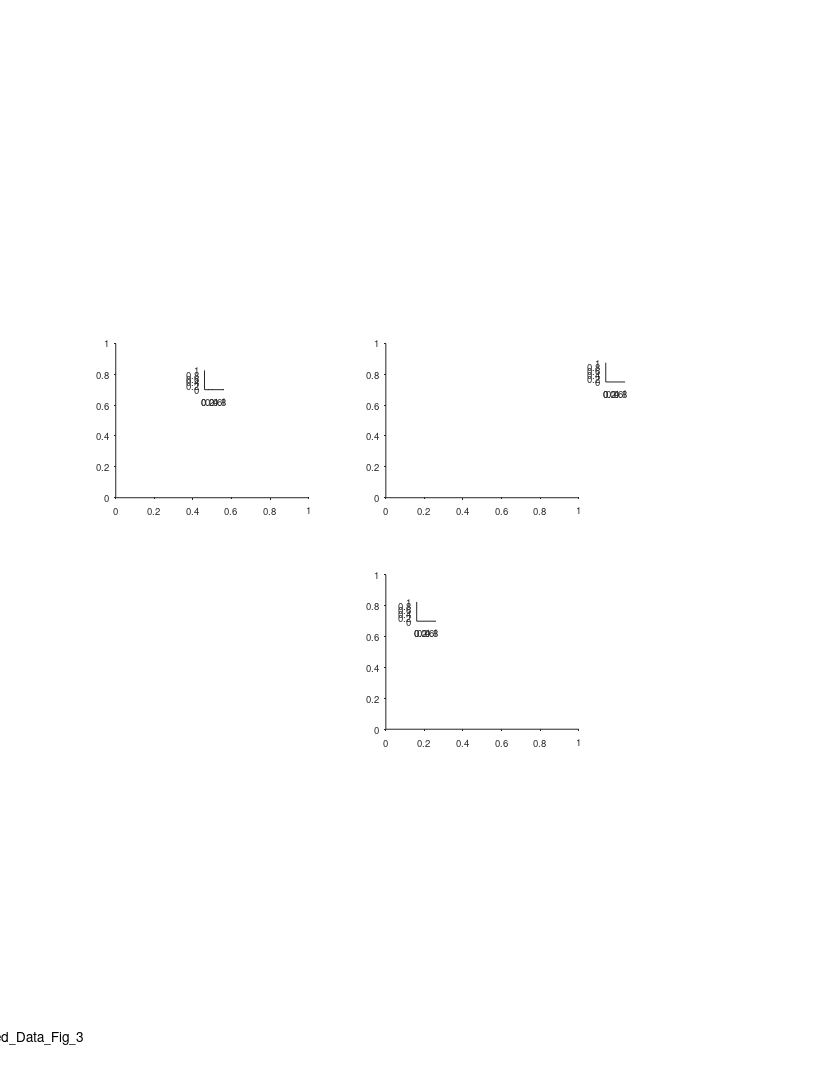

Source code (MATLAB): (Note: this script raises an error after producing the figure.)
%% Replay - Fig supp 3 - replay vs flight speed
clear 
clc
close all

%% data options 
params_opt = 11; % decoding opt 
% params_opt = 21; % decoding opt (random walk = fixed speed)

%% plotting options

%% graphics params
line_styles = {'-','--'};
clrs = {[.6 .1 .8],[.1 .8 .1]};
lw = 1.1;

%% define output files
res_dir =  'L:\paper_replay\figures';
mkdir(res_dir)
fig_name_str = 'Extended_Data_Fig_3';
fig_caption_str = 'replay and flight speed histograms';
log_name_str = [fig_name_str '_log_file' '.txt'];
log_name_str = strrep(log_name_str , ':', '-');
log_name_str = strrep(log_name_str , ' ', '_');
log_name_out = fullfile(res_dir, log_name_str);

%% open log file
diary off
diary(log_name_out)
diary on
disp('Log file');
disp(['created: ', datestr(clock)]);
disp('======================================================');
disp([fig_name_str ':' fig_caption_str]);   
disp('======================================================');
disp('');

%% create figure
% figure_size_cm = [21.0 29.7]; % ~A4
figure_size_cm = [21.6 27.9]; % ~US letter
fig = figure;
% Some WYSIWYG options:
set(gcf,'DefaultAxesFontSize',7);
set(gcf,'DefaultAxesFontName','helvetica');
set(gcf,'DefaultAxesUnits','centimeters');
set(gcf,'PaperType','usletter')
% set(gcf,'PaperType','<custom>');
set(gcf,'PaperUnits','centimeters','PaperPosition',[0 0 figure_size_cm]);
set(gcf,'PaperOrientation','portrait');
set(gcf,'Units','centimeters','Position',get(gcf,'paperPosition')+[0 0 0 0]); % position on screen...
set(gcf, 'Renderer', 'painters');
% set(gcf, 'color', 'none');
set(groot, 'defaultAxesColor','None')
set(groot, 'defaultAxesTickDir', 'out');
set(groot,  'defaultAxesTickDirMode', 'manual');
annotation('textbox', [0.5 1 0 0], 'String',fig_name_str, 'HorizontalAlignment','center','Interpreter','none', 'FitBoxToText','on');

% create panels
panels{1}(1) = axes('position', [3 15 5 4]);
panels{1}(2) = axes('position', [5.3 17.8 0.5 0.5]);

panels{2}(1) = axes('position', [10 15 5 4]);
panels{2}(2) = axes('position', [15.7 18 0.5 0.5]);

panels{3}(1) = axes('position', [10   9 5 4]);
panels{3}(2) = axes('position', [10.8 11.8 0.5 0.5]);



%% load data
if ~exist('events_all','var')
    disp('loading data!!!')
epoch_types = {'sleep','rest'};
[exp_list,T] = decoding_get_inclusion_list();
T = T(exp_list,:);
events_all_per_session = {};
speed_mean_per_session = nan(length(epoch_types),height(T));
speed_median_per_session = nan(length(epoch_types),height(T));
speed_std_per_session = nan(length(epoch_types),height(T));
flight_speed_all = [];
exp_arena_all = {};
for ii_exp = 1:height(T)
    exp_ID = T.exp_ID{ii_exp};
    exp = exp_load_data(exp_ID,'details','flight');
    flight_speed_all(ii_exp,:) = [exp.flight.speed_traj.vel_median_median];
    exp_arena_all{ii_exp} = exp.details.recordingArena;
    for ii_epoch_type = 1:length(epoch_types)
        epoch_type = epoch_types{ii_epoch_type};
        event_type = 'posterior';
        [events, params] = decoding_load_events_quantification(exp_ID, epoch_type, params_opt, event_type);
        [seqs, TF] = decoding_apply_seq_inclusion_criteria([events.seq_model]);
        events(~TF) = [];
        if isempty(events)
            continue;
        end
        seqs_map_IX = [seqs.state_direction];
        seqs_map_IX(seqs_map_IX == -1) = 2;
        [seqs.session_flight_speed] = disperse(flight_speed_all(ii_exp,seqs_map_IX));
        [events.seq_model] = disperse(seqs);
        [events.recordingArena] = deal(exp.details.recordingArena);
        event_struct = events(1,[]);
        [events(2:end).prev_event] = disperse(events(1:end-1));
        events(1).prev_event = event_struct;
        events_all_per_session{ii_epoch_type}{ii_exp} = events;
        speed_mean_per_session(ii_epoch_type,ii_exp) = mean([seqs.speed]);
        speed_median_per_session(ii_epoch_type,ii_exp) = median([seqs.speed]);
        speed_std_per_session(ii_epoch_type,ii_exp) = std([seqs.speed]);
    end
end
flight_speed_all = mean(abs(flight_speed_all),2);
events_all = {[events_all_per_session{1}{:}], [events_all_per_session{2}{:}]};
seqs_all = {[events_all{1}.seq_model], [events_all{2}.seq_model]};
gArena = {categorical({events_all{1}.recordingArena}), categorical({events_all{2}.recordingArena}) };
end

%% tests (speed correlations: replay vs flight)
% figure
% tiledlayout('flow')
% nexttile
% hold on
% plot(flight_speed_all, speed_mean_per_session(1,:), 'ob');
% plot(flight_speed_all, speed_mean_per_session(2,:), 'or');
% xlim([3 10])
% nexttile
% hold on
% plot(flight_speed_all, speed_median_per_session(1,:), 'ob');
% plot(flight_speed_all, speed_median_per_session(2,:), 'or');
% xlim([3 10])
% 
% clc
% [r p] = corr(flight_speed_all, speed_mean_per_session(1,:)','rows','pairwise','tail','right','type','Pearson')
% [r p] = corr(flight_speed_all, speed_median_per_session(1,:)','rows','pairwise','tail','right','type','Pearson')
% [r p] = corr(flight_speed_all, speed_mean_per_session(2,:)','rows','pairwise','tail','right','type','Pearson')
% [r p] = corr(flight_speed_all, speed_median_per_session(2,:)','rows','pairwise','tail','right','type','Pearson')
% 
% xxx = [flight_speed_all flight_speed_all]';
% yyy = speed_mean_per_session;
% [r p] = corr(xxx(:), yyy(:),'rows','pairwise','tail','right','type','Pearson')
% 
% figure
% plot(xxx(:), yyy(:), 'o')
% 
% figure
% plot(flight_speed_all, speed_mean_per_session(2,:), 'or');


%% panel A - replay speed
axes(panels{1}(1))
cla
hold on
for ii_epoch_type = 1:length(epoch_types)
    X = [seqs_all{ii_epoch_type}.speed];
    g = gArena{ii_epoch_type};
    histogram(X(g=='200m'),'DisplayStyle','stairs','Normalization','pdf','LineStyle',line_styles{1}, 'EdgeColor',clrs{ii_epoch_type},'LineWidth',lw);
    histogram(X(g=='120m'),'DisplayStyle','stairs','Normalization','pdf','LineStyle',line_styles{2}, 'EdgeColor',clrs{ii_epoch_type},'LineWidth',lw);
    [~,P,KSSTAT] = kstest2(X(g=='200m'),X(g=='120m'))
    median(X(g=='200m'))
    median(X(g=='120m'))
end
xlabel('Replay speed (m/s)', 'Units','normalized', 'Position',[0.5 -0.12]);
ylabel('Probability density', 'Units','normalized', 'Position',[-0.2 .5]);
hax=gca;
hax.TickLength(1) = [0.016];
hax.XRuler.TickLabelGapOffset = -1;

%% legend (replay speed hists)
axes(panels{1}(2))
cla
hold on
t = linspace(0,1,100);
x = pulstran(t,linspace(0,1,3),'rectpuls',1/6);
x(x>0) = nan;x(~isnan(x)) = 0;
clear h
plot(  t  ,   x  ,       'color', clrs{2}, 'LineWidth',lw,'Clipping','off');
plot(  t  ,   x  +1.5,   'color', clrs{1}, 'LineWidth',lw,'Clipping','off');
plot([0 1], [.5 .5],     'color', clrs{2}, 'LineWidth',lw,'Clipping','off');
plot([0 1], [.5 .5]+1.5, 'color', clrs{1}, 'LineWidth',lw,'Clipping','off');
text(1.3, 2.0, 'Sleep (200m)','FontSize',7,'HorizontalAlignment','left');
text(1.3, 1.5, 'Sleep (130m)','FontSize',7,'HorizontalAlignment','left');
text(1.3, 0.5, 'Awake (200m)','FontSize',7,'HorizontalAlignment','left');
text(1.3, 0.0, 'Awake (130m)','FontSize',7,'HorizontalAlignment','left');
xlim([0 1])
ylim([0 1])
axis off


%% panel C - Flight speed
axes(panels{3}(1))
cla
hold on
X = flight_speed_all;
g=categorical(exp_arena_all);
histogram(X(g=='200m'),'DisplayStyle','stairs','Normalization','pdf','LineStyle',line_styles{1}, 'EdgeColor','k','LineWidth',lw,'NumBins',7);
histogram(X(g=='120m'),'DisplayStyle','stairs','Normalization','pdf','LineStyle',line_styles{2}, 'EdgeColor','k','LineWidth',lw,'NumBins',7);
xlabel('Flight speed (m/s)', 'Units','normalized', 'Position',[0.5 -0.12]);
ylabel('Probability density', 'Units','normalized', 'Position',[-0.15 .5]);
hax=gca;
hax.XLim = [0 10];
hax.XTick = [0 5 10];
hax.TickLength(1) = [0.016];
hax.XRuler.TickLabelGapOffset = -1;
[~,P,CI,STATS] = ttest2(X(g=='200m'), X(g=='120m'), 'Tail','both');
text(0.6,1.1,"{\itP} = "+ sprintf('%.2g',P), 'Units','normalized','FontSize',7);

%% legend (flight speed hists)
axes(panels{3}(2))
cla
hold on
t = linspace(0,1,100);
x = pulstran(t,linspace(0,1,3),'rectpuls',1/6);
x(x>0) = nan;x(~isnan(x)) = 0;
clear h
plot(  t  ,   x  ,       'color', 'k', 'LineWidth',lw,'Clipping','off');
plot([0 1], [.5 .5],     'color', 'k', 'LineWidth',lw,'Clipping','off');
text(1.3, 0.5, '200m','FontSize',7,'HorizontalAlignment','left');
text(1.3, 0.0, '130m','FontSize',7,'HorizontalAlignment','left');
xlim([0 1])
ylim([0 1])
axis off

%% panel B - speed correlations (replay vs flight)
axes(panels{2}(1))
cla
hold on
r=[];
p=[];
for ii_epoch_type = 1:length(epoch_types)
    X = flight_speed_all;
    Y = speed_mean_per_session(ii_epoch_type,:)';
    lm = fitlm(X,Y)
    h=plot(lm);
    h(1).Marker = 'o';
    h(1).MarkerSize = 5;
    h(1).Color = clrs{ii_epoch_type};
    h(2).Color = clrs{ii_epoch_type};
    h(3).Color = clrs{ii_epoch_type};
    h(4).Color = clrs{ii_epoch_type};
    legend off
%     plot(X,Y,'o','Color',clrs{ii_epoch_type},'MarkerSize',5);
    [r(ii_epoch_type) p(ii_epoch_type)] = corr(X, Y,'rows','pairwise','tail','right','type','Pearson');
%     text(0.1,0.9, "{\itr} = "+ sprintf('%.2f',r), 'Units','normalized','FontSize',7);
%     text(0.1,0.8, "{\itP} = "+ sprintf('%.3f',p), 'Units','normalized','FontSize',7,'FontWeight','normal');
end
title("")
xlabel('Flight speed (m/s)', 'Units','normalized', 'Position',[0.5 -0.12]);
ylabel('Replay speed (m/s)', 'Units','normalized', 'Position',[-0.15 .5]);
hax=gca;
hax.TickLength(1) = [0.016];
hax.XRuler.TickLabelGapOffset = -1;

%% legend (speed correlations)
axes(panels{2}(2))
cla
hold on
plot(0,1,'o', 'color', clrs{1}, 'MarkerSize',4,'Clipping','off');
plot(0,0,'o', 'color', clrs{2}, 'MarkerSize',4,'Clipping','off');
text(0.4, 1, 'Sleep'+":  {\itr} = " + sprintf('%.2f',r(1)) + ",  {\itP} = "+ sprintf('%.1g',p(1)),'FontSize',7,'HorizontalAlignment','left');
text(0.4, 0, 'Awake'+":   {\itr} = " + sprintf('%.2f',r(2)) + ",  {\itP} = "+ sprintf('%.2f',p(2)),'FontSize',7,'HorizontalAlignment','left');
xlim([0 1])
ylim([0 1])
axis off

%% add panel letters
font_size = 11;
axes(panels{1}(1))
text(-0.3,1.1, 'a', 'Units','normalized','FontWeight','bold','FontSize',font_size);
axes(panels{2}(1))
text(-0.25,1.1, 'b', 'Units','normalized','FontWeight','bold','FontSize',font_size);
axes(panels{3}(1))
text(-0.25,1.1, 'c', 'Units','normalized','FontWeight','bold','FontSize',font_size);

%%
fig_name = sprintf('%s_decoding_opt_%d',fig_name_str, params_opt);
file_out = fullfile(res_dir, fig_name);
print(gcf, file_out, '-dpdf', '-cmyk', '-painters');
disp('figure saved!')

%%
